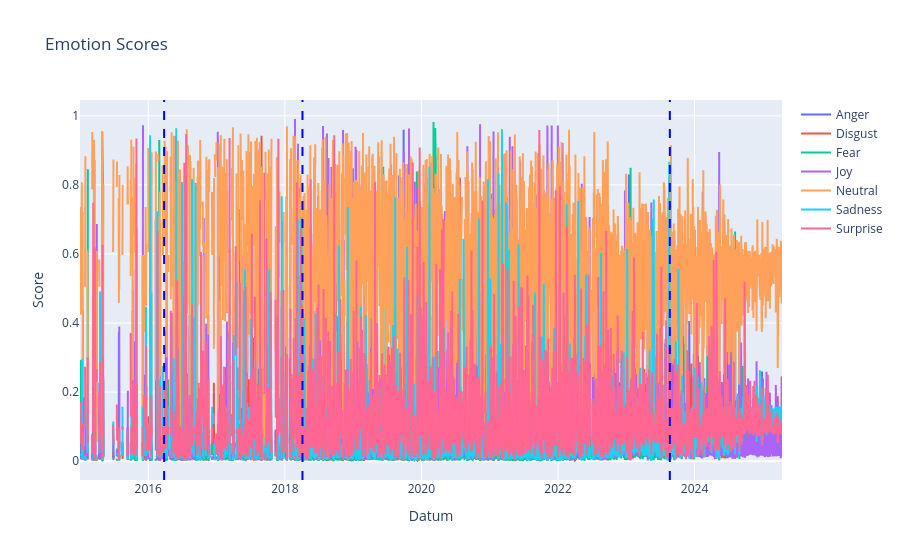

Write notebook code for a chart like this one.
### Code cell
# Plot 4: Emotionen
fig4 = go.Figure()
for col in ['anger', 'disgust', 'fear', 'joy', 'neutral', 'sadness', 'surprise']:
    fig4.add_trace(go.Scatter(x=final_daily_df["date"], y=final_daily_df[col], mode='lines', name=col.capitalize()))
fig4.update_layout(title="Emotion Scores", xaxis_title="Datum", yaxis_title="Score")

# Apply change point detection for emotion trends
emotion_data = final_daily_df[['anger', 'disgust', 'fear', 'joy', 'neutral', 'sadness', 'surprise']].fillna(0).values

# Use ruptures for change point detection
model = rpt.Binseg(model="l2")  # Binary segmentation with l2 norm
n_bkps = 3  # Number of breakpoints to detect
breakpoints = model.fit_predict(emotion_data, n_bkps=n_bkps)

# Add vertical lines for detected breakpoints
for bkp in breakpoints[:-1]:  # Exclude the last breakpoint (end of data)
    fig4.add_vline(x=final_daily_df["date"].iloc[bkp], line=dict(color="blue", dash="dash"), name="Breakpoint")

# Print breakpoints
print("Detected breakpoints for emotion trends:", breakpoints)
print("Breakpoints as dates:", final_daily_df['date'].iloc[breakpoints[:-1]].tolist())

fig4.show()

### Figure 1 — Plotly figure (JSON) as saved in the notebook; plotly's stock layout.template omitted (floating-point values rounded to 4 significant figures; data arrays with more than 128 entries replaced by an {"elided": "..."} marker saying what was removed)
{"data": [{"mode": "lines", "name": "Anger", "type": "scatter", "x": {"elided": "3756 str values"}, "y": {"elided": "3756 float values"}}, {"mode": "lines", "name": "Disgust", "type": "scatter", "x": {"elided": "3756 str values"}, "y": {"elided": "3756 float values"}}, {"mode": "lines", "name": "Fear", "type": "scatter", "x": {"elided": "3756 str values"}, "y": {"elided": "3756 float values"}}, {"mode": "lines", "name": "Joy", "type": "scatter", "x": {"elided": "3756 str values"}, "y": {"elided": "3756 float values"}}, {"mode": "lines", "name": "Neutral", "type": "scatter", "x": {"elided": "3756 str values"}, "y": {"elided": "3756 float values"}}, {"mode": "lines", "name": "Sadness", "type": "scatter", "x": {"elided": "3756 str values"}, "y": {"elided": "3756 float values"}}, {"mode": "lines", "name": "Surprise", "type": "scatter", "x": {"elided": "3756 str values"}, "y": {"elided": "3756 float values"}}], "layout": {"shapes": [{"line": {"color": "blue", "dash": "dash"}, "name": "Breakpoint", "type": "line", "x0": "2016-03-26T00:00:00", "x1": "2016-03-26T00:00:00", "xref": "x", "y0": 0, "y1": 1, "yref": "y domain"}, {"line": {"color": "blue", "dash": "dash"}, "name": "Breakpoint", "type": "line", "x0": "2018-04-05T00:00:00", "x1": "2018-04-05T00:00:00", "xref": "x", "y0": 0, "y1": 1, "yref": "y domain"}, {"line": {"color": "blue", "dash": "dash"}, "name": "Breakpoint", "type": "line", "x0": "2023-08-22T00:00:00", "x1": "2023-08-22T00:00:00", "xref": "x", "y0": 0, "y1": 1, "yref": "y domain"}], "title": {"text": "Emotion Scores"}, "xaxis": {"title": {"text": "Datum"}}, "yaxis": {"title": {"text": "Score"}}}}
